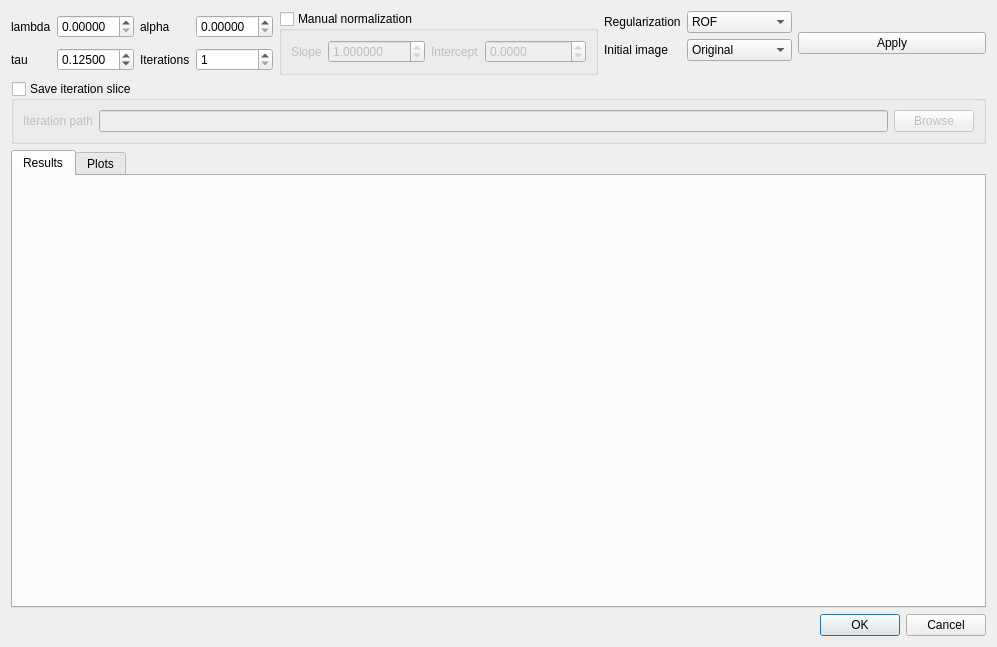
<?xml version="1.0" encoding="UTF-8"?>
<ui version="4.0">
 <class>ISSFilterDlg</class>
 <widget class="QDialog" name="ISSFilterDlg">
  <property name="geometry">
   <rect>
    <x>0</x>
    <y>0</y>
    <width>997</width>
    <height>647</height>
   </rect>
  </property>
  <property name="windowTitle">
   <string>Configure Inverse Scale Space filter</string>
  </property>
  <layout class="QVBoxLayout" name="verticalLayout_2">
   <item>
    <layout class="QHBoxLayout" name="horizontalLayout_4">
     <item>
      <layout class="QGridLayout" name="gridLayout">
       <item row="0" column="3">
        <widget class="QDoubleSpinBox" name="doubleSpinBox_alpha">
         <property name="decimals">
          <number>5</number>
         </property>
        </widget>
       </item>
       <item row="0" column="1">
        <widget class="QDoubleSpinBox" name="doubleSpinBox_lambda">
         <property name="decimals">
          <number>5</number>
         </property>
        </widget>
       </item>
       <item row="0" column="2">
        <widget class="QLabel" name="label_2">
         <property name="text">
          <string>alpha</string>
         </property>
        </widget>
       </item>
       <item row="0" column="0">
        <widget class="QLabel" name="label">
         <property name="text">
          <string>lambda</string>
         </property>
        </widget>
       </item>
       <item row="1" column="0">
        <widget class="QLabel" name="label_5">
         <property name="text">
          <string>tau</string>
         </property>
        </widget>
       </item>
       <item row="1" column="1">
        <widget class="QDoubleSpinBox" name="doubleSpinBox_tau">
         <property name="decimals">
          <number>5</number>
         </property>
         <property name="value">
          <double>0.125000000000000</double>
         </property>
        </widget>
       </item>
       <item row="1" column="3">
        <widget class="QSpinBox" name="spinBox_iterations">
         <property name="minimum">
          <number>1</number>
         </property>
         <property name="maximum">
          <number>9999</number>
         </property>
        </widget>
       </item>
       <item row="1" column="2">
        <widget class="QLabel" name="label_6">
         <property name="text">
          <string>Iterations</string>
         </property>
        </widget>
       </item>
      </layout>
     </item>
     <item>
      <widget class="QGroupBox" name="groupBox_normalization">
       <property name="title">
        <string>Manual normalization</string>
       </property>
       <property name="flat">
        <bool>true</bool>
       </property>
       <property name="checkable">
        <bool>true</bool>
       </property>
       <property name="checked">
        <bool>false</bool>
       </property>
       <layout class="QHBoxLayout" name="horizontalLayout_2">
        <item>
         <widget class="QLabel" name="label_3">
          <property name="text">
           <string>Slope</string>
          </property>
         </widget>
        </item>
        <item>
         <widget class="QDoubleSpinBox" name="doubleSpinBox_slope">
          <property name="decimals">
           <number>6</number>
          </property>
          <property name="maximum">
           <double>1000.000000000000000</double>
          </property>
          <property name="singleStep">
           <double>0.050000000000000</double>
          </property>
          <property name="value">
           <double>1.000000000000000</double>
          </property>
         </widget>
        </item>
        <item>
         <widget class="QLabel" name="label_4">
          <property name="text">
           <string>Intercept</string>
          </property>
         </widget>
        </item>
        <item>
         <widget class="QDoubleSpinBox" name="doubleSpinBox_intercept">
          <property name="decimals">
           <number>4</number>
          </property>
          <property name="minimum">
           <double>-999999.000000000000000</double>
          </property>
          <property name="maximum">
           <double>999999.000000000000000</double>
          </property>
         </widget>
        </item>
       </layout>
      </widget>
     </item>
     <item>
      <layout class="QFormLayout" name="formLayout">
       <item row="0" column="0">
        <widget class="QLabel" name="label_7">
         <property name="text">
          <string>Regularization</string>
         </property>
        </widget>
       </item>
       <item row="0" column="1">
        <widget class="QComboBox" name="comboBox_regularization">
         <property name="currentIndex">
          <number>1</number>
         </property>
         <item>
          <property name="text">
           <string>TV-1</string>
          </property>
         </item>
         <item>
          <property name="text">
           <string>ROF</string>
          </property>
         </item>
        </widget>
       </item>
       <item row="1" column="0">
        <widget class="QLabel" name="label_8">
         <property name="text">
          <string>Initial image</string>
         </property>
        </widget>
       </item>
       <item row="1" column="1">
        <widget class="QComboBox" name="comboBox_initialImage">
         <property name="currentIndex">
          <number>0</number>
         </property>
         <item>
          <property name="text">
           <string>Original</string>
          </property>
         </item>
         <item>
          <property name="text">
           <string>Blank</string>
          </property>
         </item>
        </widget>
       </item>
      </layout>
     </item>
     <item>
      <widget class="QPushButton" name="pushButton_Apply">
       <property name="text">
        <string>Apply</string>
       </property>
      </widget>
     </item>
    </layout>
   </item>
   <item>
    <widget class="QGroupBox" name="groupBox_saveIterations">
     <property name="title">
      <string>Save iteration slice</string>
     </property>
     <property name="flat">
      <bool>true</bool>
     </property>
     <property name="checkable">
      <bool>true</bool>
     </property>
     <property name="checked">
      <bool>false</bool>
     </property>
     <layout class="QHBoxLayout" name="horizontalLayout_3">
      <item>
       <layout class="QHBoxLayout" name="horizontalLayout">
        <item>
         <widget class="QLabel" name="label_9">
          <property name="text">
           <string>Iteration path</string>
          </property>
         </widget>
        </item>
        <item>
         <widget class="QLineEdit" name="lineEdit_iterationPath"/>
        </item>
        <item>
         <widget class="QPushButton" name="pushButton_browseIterationPath">
          <property name="text">
           <string>Browse</string>
          </property>
         </widget>
        </item>
       </layout>
      </item>
     </layout>
    </widget>
   </item>
   <item>
    <widget class="QTabWidget" name="tabWidget">
     <property name="currentIndex">
      <number>0</number>
     </property>
     <widget class="QWidget" name="tab_2">
      <attribute name="title">
       <string>Results</string>
      </attribute>
      <layout class="QVBoxLayout" name="verticalLayout_3">
       <item>
        <widget class="QtAddons::CompareVolumeViewer" name="volumesViewer" native="true"/>
       </item>
      </layout>
     </widget>
     <widget class="QWidget" name="tab_3">
      <attribute name="title">
       <string>Plots</string>
      </attribute>
     </widget>
    </widget>
   </item>
   <item>
    <widget class="QDialogButtonBox" name="buttonBox">
     <property name="layoutDirection">
      <enum>Qt::LeftToRight</enum>
     </property>
     <property name="orientation">
      <enum>Qt::Horizontal</enum>
     </property>
     <property name="standardButtons">
      <set>QDialogButtonBox::Cancel|QDialogButtonBox::Ok</set>
     </property>
    </widget>
   </item>
  </layout>
 </widget>
 <customwidgets>
  <customwidget>
   <class>QtAddons::CompareVolumeViewer</class>
   <extends>QWidget</extends>
   <header location="global">comparevolumeviewer.h</header>
   <container>1</container>
  </customwidget>
 </customwidgets>
 <resources/>
 <connections>
  <connection>
   <sender>buttonBox</sender>
   <signal>accepted()</signal>
   <receiver>ISSFilterDlg</receiver>
   <slot>accept()</slot>
   <hints>
    <hint type="sourcelabel">
     <x>248</x>
     <y>254</y>
    </hint>
    <hint type="destinationlabel">
     <x>157</x>
     <y>274</y>
    </hint>
   </hints>
  </connection>
  <connection>
   <sender>buttonBox</sender>
   <signal>rejected()</signal>
   <receiver>ISSFilterDlg</receiver>
   <slot>reject()</slot>
   <hints>
    <hint type="sourcelabel">
     <x>316</x>
     <y>260</y>
    </hint>
    <hint type="destinationlabel">
     <x>286</x>
     <y>274</y>
    </hint>
   </hints>
  </connection>
 </connections>
</ui>
